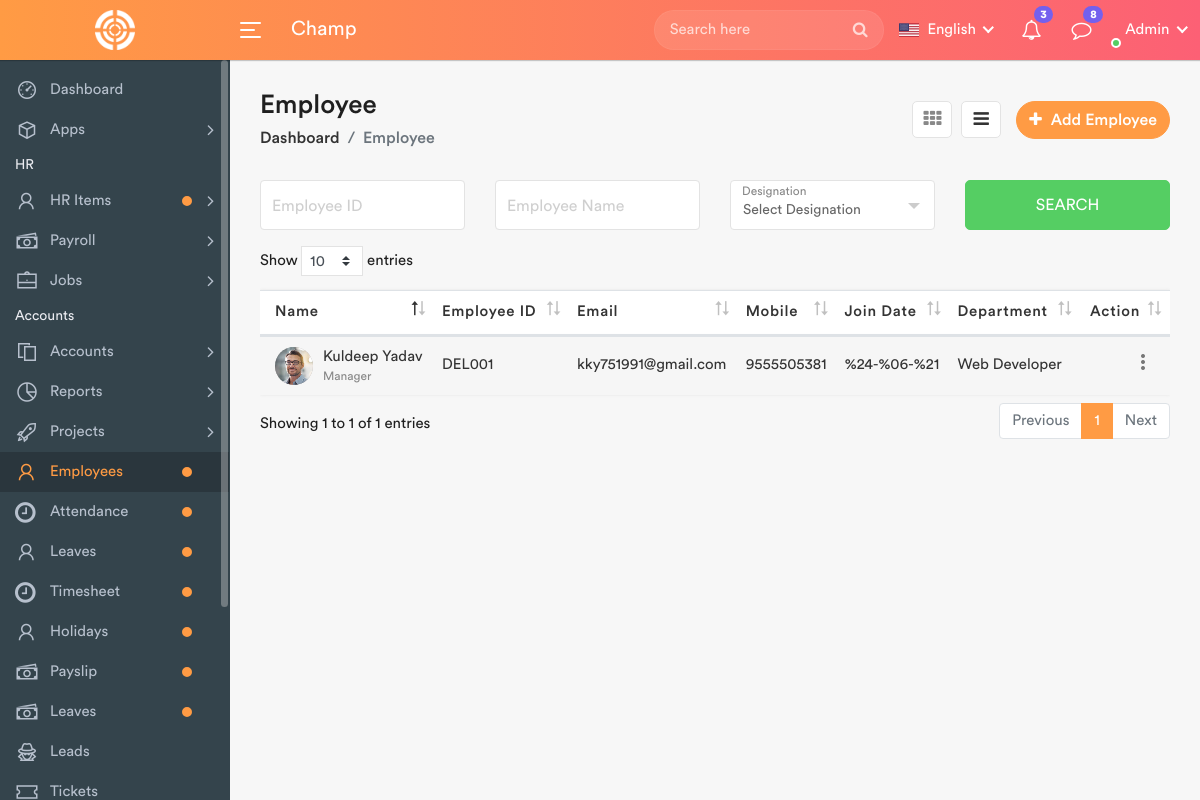
The app's page /e_list with its own data.
### backend/models.py (models this page shows)
class Employee(models.Model):
    employee = models.OneToOneField('main.CustomUser', on_delete=models.CASCADE, related_name='+')
    personal_info = models.ForeignKey(PersonalInfo, on_delete=models.SET_NULL, null=True, blank=True, related_name='+')
    bank_info = models.ForeignKey(BankInfo, on_delete=models.SET_NULL, null=True, blank=True, related_name='+')
    emergency_contact = models.ForeignKey(EmergencyContact, on_delete=models.SET_NULL, null=True, blank=True,
                                          related_name='+')
    code = models.CharField(max_length=20, unique=True)
    first_name = models.CharField(max_length=100)
    last_name = models.CharField(max_length=100)
    contact = models.CharField(max_length=11, null=True, blank=True)
    email = models.EmailField(max_length=50, null=True, blank=True)
    department = models.ForeignKey(Department, on_delete=models.SET_NULL, null=True)
    designation = models.ForeignKey(Designation, on_delete=models.SET_NULL, null=True)
    profile_image = models.ImageField(upload_to='employee/profile_pic', default='avatar.jpeg', null=True, blank=True)
    work_location = models.ForeignKey(Depot, on_delete=models.SET_NULL, null=True)
    superwiser = models.ForeignKey('backend.Employee', on_delete=models.SET_NULL, null=True, related_name='+',
                                   blank=True)
    joining_date = models.DateField(null=True, blank=True)
    status = models.CharField(choices=(('Left', 'Left'), ('Active', 'Active')), default='Active', max_length=30)
    birthday = models.DateField(null=True, blank=True)
    separation_date = models.DateField(blank=True, null=True)
    user_type = models.ForeignKey(User_type, null=True, on_delete=models.SET_NULL)
    def __str__(self):
        return self.first_name + self.last_name + ' : ' + self.code

class Designation(models.Model):
    designation = models.CharField(max_length=40, unique=True)
    department = models.ForeignKey(Department, on_delete=models.SET_NULL, null=True)
    created_by = models.CharField(max_length=200)
    created_date = models.DateField(auto_now=True)
    def __str__(self):
        return self.designation

class Department(models.Model):
    department = models.CharField(max_length=50, unique=True)
    description = models.CharField(max_length=200)
    created_by = models.CharField(max_length=200)
    created_date = models.DateField(auto_now=True)
    def __str__(self):
        return self.department

### frontend/views.py (the view)
# urls.py: path('e_list', views.e_list, name='e_list'),
def e_list(request):
    form = Add_Employee_Form
    departments = Department.objects.prefetch_related()
    designations = Designation.objects.prefetch_related()
    depots = Depot.objects.prefetch_related()
    employees = Employee.objects.prefetch_related()
    user_types = User_type.objects.prefetch_related()
    context = {'form': form, 'departments': departments,'designations':designations,'depots':depots,'employess':employees,'user_types':user_types}
    return render(request, 'employee_list.html', context)

### backend/models.py (called while the page is built)
    def __str__(self):
        return self.user_type

### templates/employee_list.html (shortened to what this page needs)
{% extends 'base.html' %}
{% block content %}
    <div class="content container-fluid">
        <div class="page-header">
            <div class="row align-items-center">
                <div class="col">
                    <h3 class="page-title">Employee</h3>
                    <ul class="breadcrumb">
                        <li class="breadcrumb-item"><a href="index.html">Dashboard</a></li>
                        <li class="breadcrumb-item active">Employee</li>
                    </ul>
                </div>
                <div class="col-auto float-right ml-auto">
                    <a href="#" class="btn add-btn" data-toggle="modal" data-target="#add_employee"><i
                            class="fa fa-plus"></i> Add Employee</a>
                    <div class="view-icons">
                        <a href="{% url 'e_grid' %}" class="grid-view btn btn-link"><i class="fa fa-th"></i></a>
                        <a href="{% url 'e_list' %}" class="list-view btn btn-link active"><i
                                class="fa fa-bars"></i></a>
                    </div>
                </div>
            </div>
        </div>
        <div class="row filter-row">
            <div class="col-sm-6 col-md-3">
                <div class="form-group form-focus">
                    <input type="text" class="form-control floating">
                    <label class="focus-label">Employee ID</label>
                </div>
            </div>
            <div class="col-sm-6 col-md-3">
                <div class="form-group form-focus">
                    <input type="text" class="form-control floating">
                    <label class="focus-label">Employee Name</label>
                </div>
            </div>
            <div class="col-sm-6 col-md-3">
                <div class="form-group form-focus select-focus">
                    <label class="focus-label">Designation</label>
                </div>
            </div>
            <div class="col-sm-6 col-md-3">
                <a href="#" class="btn btn-success btn-block"> Search </a>
            </div>
        </div>
        <div class="row">
            <div class="col-md-12">
                <div class="table-responsive">
                    <table class="table table-striped custom-table datatable">
                        <thead>
                        <tr>
                            <th>Name</th>
                            <th>Employee ID</th>
                            <th>Email</th>
                            <th>Mobile</th>
                            <th class="text-nowrap">Join Date</th>
                            <th>Department</th>
                            <th class="text-right no-sort">Action</th>
                        </tr>
                        </thead>
                        <tbody>
                        {% for employee in employess %}
                        <tr>
                            <td>
                                <h2 class="table-avatar">
                                    <a href="{% url 'employee_profile' employee.id %}" class="avatar"><img alt=""
                                                                               src="{{ employee.profile_image.url}}"></a>
                                    <a href="{% url 'employee_profile' employee.id %}">{{ employee.first_name }} {{ employee.last_name }} <span>{{ employee.designation}}</span></a>
                                </h2>
                            </td>
                            <td>{{ employee.code }}</td>
                            <td>{{ employee.email}}</td>
                            <td>{{ employee.contact }}</td>
                            <td>{{ employee.joining_date}}</td>
                            <td>{{ employee.department }}</td>
                            <td class="text-right">
                                <div class="dropdown dropdown-action">
                                    <a href="#" class="action-icon dropdown-toggle" data-toggle="dropdown"
                                       aria-expanded="false"><i class="material-icons">more_vert</i></a>
                                </div>
                            </td>
                        </tr>
                        {% endfor %}
                        </tbody>
                    </table>
                </div>
            </div>
        </div>
    </div>
    </div>
{% endblock %}

### records on screen
Employee: profile_image (placeholder picture), first_name "Kuldeep", last_name "Yadav", designation "Manager", code "DEL001", email "kky751991@gmail.com", contact "9555505381", joining_date "%24-%06-%21", department "Web Developer"
